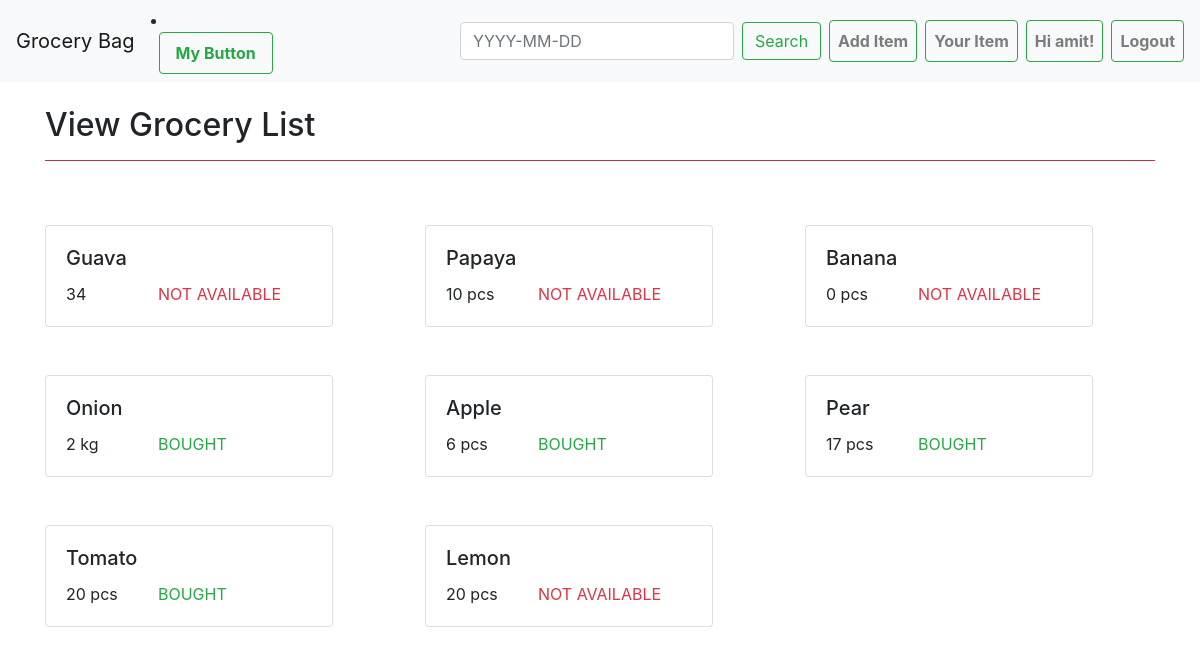
The app's page / (signed in) with its own data.
### store/models.py (models this page shows, shortened)
class Item(models.Model):
    status_choices = (
        ('BOUGHT',"BOUGHT"),
        ('NOT AVAILABLE','NOT AVAILABLE'),
        ('PENDING','PENDING'),
    )
    user = models.ForeignKey(User, on_delete = models.CASCADE, null=True, blank=True)
    name = models.CharField(max_length=25)
    quantity = models.CharField(max_length=10)
    status = models.CharField(choices = status_choices, max_length =15)
    date = models.DateField(default='YYYY-MM-DD')

### store/views.py (the view)
# urls.py: 2. Add a URL to urlpatterns:  path('', views.home, name='home')
def home(request):
    data = Item.objects.all()
    user = request.user
    context = {'data':data,'user':user}
    return render(request, 'store/home.html', context)

### store/templates/store/home.html (shortened to what this page needs)
{% extends 'store/base.html' %}
{% block content %}
<div class="container my-4">
  <div>
    <h2>View Grocery List</h2>
    <hr class="bg-danger">
  </div>
  <div class="row">
    {% for item in data %}
    <div class="col-md-4 mt-5">
      <div class="card" style="width: 18rem;">
        <div class="card-body">
          <h5 class="card-title">{{item.name}}</h5>
          <div class="row">
            <div class="col-4 mr-auto">{{item.quantity}}</div>
            <div class="col-8">
              {% if item.status == 'NOT AVAILABLE' %}
              <span class="card-text text-justify text-danger">{{item.status}}</span>
              {% elif item.status == 'BOUGHT' %}
              <span class="card-text text-justify text-success">{{item.status}}</span>
              {% else %}
              <span class="card-text text-justify text-primary">{{item.status}}</span>
              {% endif %}
            </div>
          </div>
        </div>
      </div>
    </div>
    {% endfor %}
  </div>
</div>
{% endblock content %}

### store/templates/store/base.html (shortened to what this page needs)
<!doctype html>
<html lang="en">
<head>
    <link rel="stylesheet" href="https://maxcdn.bootstrapcdn.com/bootstrap/4.0.0/css/bootstrap.min.css"
>
</head>
<body>
    <nav class="navbar navbar-expand-lg navbar-light bg-light">
        <a class="navbar-brand" href="/">Grocery Bag</a>
         <li class="nav-item">
                    <button class="nav-link btn btn-outline-success ml-2" onclick = "alert(document.title);" href=""><b>My Button</b></button>
        </li>
        <div class="collapse navbar-collapse" id="navbarSupportedContent">
            <ul class="navbar-nav ml-auto">
                {% if request.user.is_authenticated %}
                <form class="form-inline my-2 my-lg-0" action="/search">
                    <input name="si" class="form-control mr-sm-2" type="search"
                        aria-label="Search" placeholder={% if si %}"{{si}}"{% else %}"YYYY-MM-DD"{% endif %}>
                    <button class="btn btn-outline-success my-2 my-sm-0" type="submit">Search</button>
                </form>
                <li class="nav-item">
                    <a class="nav-link btn btn-outline-success ml-2" href="/createitem"><b>Add Item</b></a>
                </li>
                <li class="nav-item">
                    <a class="nav-link btn btn-outline-success ml-2" href="/youritem"><b>Your Item</b></a>
                </li>
                <li class="nav-item">
                    <a class="nav-link btn btn-outline-success ml-2" href=""><b>Hi {{request.user}}!</b></a>
                </li>
                <li class="nav-item ">
                    <a class="nav-link btn btn-outline-success ml-2" href="/logout"><b>Logout</b></a>
                </li>
                {% endif %}
            </ul>
        </div>
    </nav>
    {% block content %}
    {% endblock content %}
</body>
</html>

### records on screen
Item: name "Guava", quantity "34", status "NOT AVAILABLE"
Item: name "Papaya", quantity "10 pcs", status "NOT AVAILABLE"
Item: name "Banana", quantity "0 pcs", status "NOT AVAILABLE"
Item: name "Onion", quantity "2 kg", status "BOUGHT"
Item: name "Apple", quantity "6 pcs", status "BOUGHT"
Item: name "Pear", quantity "17 pcs", status "BOUGHT"
Item: name "Tomato", quantity "20 pcs", status "BOUGHT"
Item: name "Lemon", quantity "20 pcs", status "NOT AVAILABLE"

### other values on screen
{{ request.user }} "amit"
